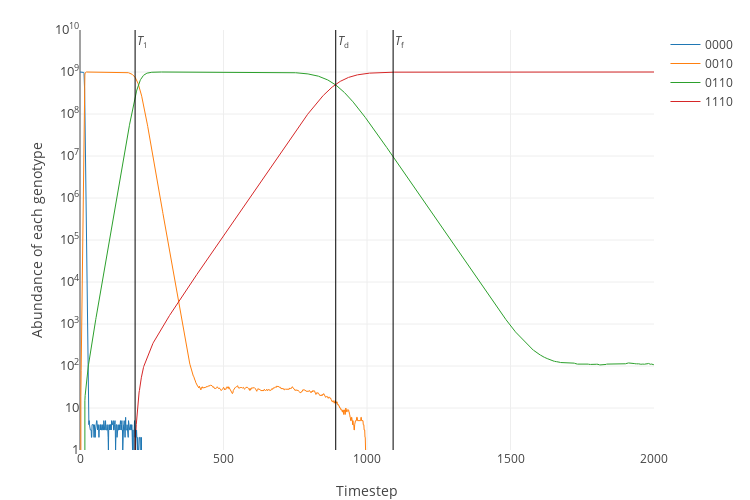

Source (notebook cell):
### Code cell
landscape = dataset1[2].loc['53.60μM'].tolist()
results = simulate(landscape, timesteps=2000)
plot_simulation(results, ["0000", "0010", "0110", "1110"])

### Figure 1 — Plotly figure (JSON) as saved in the notebook; plotly's stock layout.template omitted (floating-point values rounded to 4 significant figures; data arrays with more than 128 entries replaced by an {"elided": "..."} marker saying what was removed)
{"data": [{"line": {"width": 1}, "name": "0000", "type": "scatter", "uid": "2ce4c3e2-c4fa-11e8-8e3a-001ec21b2620", "x": {"elided": "2001 int values"}, "y": {"elided": "2001 int values"}}, {"line": {"width": 1}, "name": "0010", "type": "scatter", "uid": "2cf5cff0-c4fa-11e8-ae5f-001ec21b2620", "x": {"elided": "2001 int values"}, "y": {"elided": "2001 int values"}}, {"line": {"width": 1}, "name": "0110", "type": "scatter", "uid": "2cf5d662-c4fa-11e8-93b5-001ec21b2620", "x": {"elided": "2001 int values"}, "y": {"elided": "2001 int values"}}, {"line": {"width": 1}, "name": "1110", "type": "scatter", "uid": "2cf5db1c-c4fa-11e8-b1a8-001ec21b2620", "x": {"elided": "2001 int values"}, "y": {"elided": "2001 int values"}}, {"line": {"color": "black", "width": 1}, "mode": "lines", "name": "T_1", "showlegend": false, "type": "scatter", "uid": "2cf5e06c-c4fa-11e8-aaed-001ec21b2620", "x": [192, 192], "y": [0, 10000000000]}, {"line": {"color": "black", "width": 1}, "mode": "lines", "name": "T_d", "showlegend": false, "type": "scatter", "uid": "2cf5e4fe-c4fa-11e8-a28f-001ec21b2620", "x": [891, 891], "y": [0, 10000000000]}, {"line": {"color": "black", "width": 1}, "mode": "lines", "name": "T_f", "showlegend": false, "type": "scatter", "uid": "2cf5e974-c4fa-11e8-9a7a-001ec21b2620", "x": [1091, 1091], "y": [0, 10000000000]}], "layout": {"annotations": [{"showarrow": false, "text": "<i>T</i><sub>1</sub>", "x": 192, "xanchor": "left", "xref": "x", "y": 9.75, "yref": "y"}, {"showarrow": false, "text": "<i>T</i><sub>d</sub>", "x": 891, "xanchor": "left", "xref": "x", "y": 9.75, "yref": "y"}, {"showarrow": false, "text": "<i>T</i><sub>f</sub>", "x": 1091, "xanchor": "left", "xref": "x", "y": 9.75, "yref": "y"}], "height": 500, "margin": {"b": 50, "t": 30}, "width": 750, "xaxis": {"title": "Timestep"}, "yaxis": {"exponentformat": "power", "range": [0, 10], "tickfont": {"size": 10}, "title": "Abundance of each genotype", "type": "log"}}}
